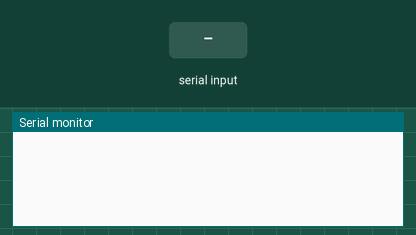
Bench run of a sketch on a simulated Arduino Uno, built with avr-gcc and run on an emulated ATmega328P. Shown: the last lines printed to the serial monitor. The inputs (shaded band) are chosen by the test bench.

Above: at 1.2 s.
1.3 s: "s1\n" received over Serial
At 2.5 s:
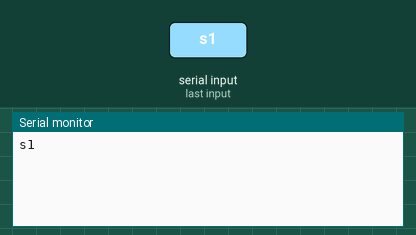
2.8 s: "1\n" received over Serial
At 3.6 s:
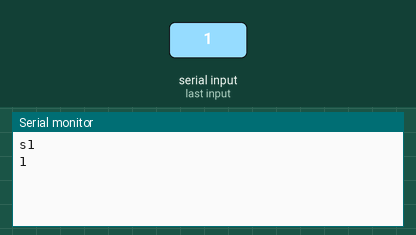

Measured:
- after the input at 1.3 s, the serial monitor: prints a new line at once (image 1)
- after the input at 2.8 s, the serial monitor: prints a new line at once (image 2)

The sketch:

_13_o_nf_s.ino
```cpp
#include <RCSwitch.h>

RCSwitch mySwitch = RCSwitch();
RCSwitch tran = RCSwitch();

int led = 13;
String data;

void setup()
{
mySwitch.enableReceive(0);
tran.enableTransmit(13);
pinMode(led, OUTPUT);
Serial.begin(9600);
}

void loop()
{

if (Serial.available())
{
data = Serial.readStringUntil('\n');
//data-=48;
Serial.println(data);

if(data=="s1") tran.send(5, 24);
else tran.send(4, 24);

}

}
```
